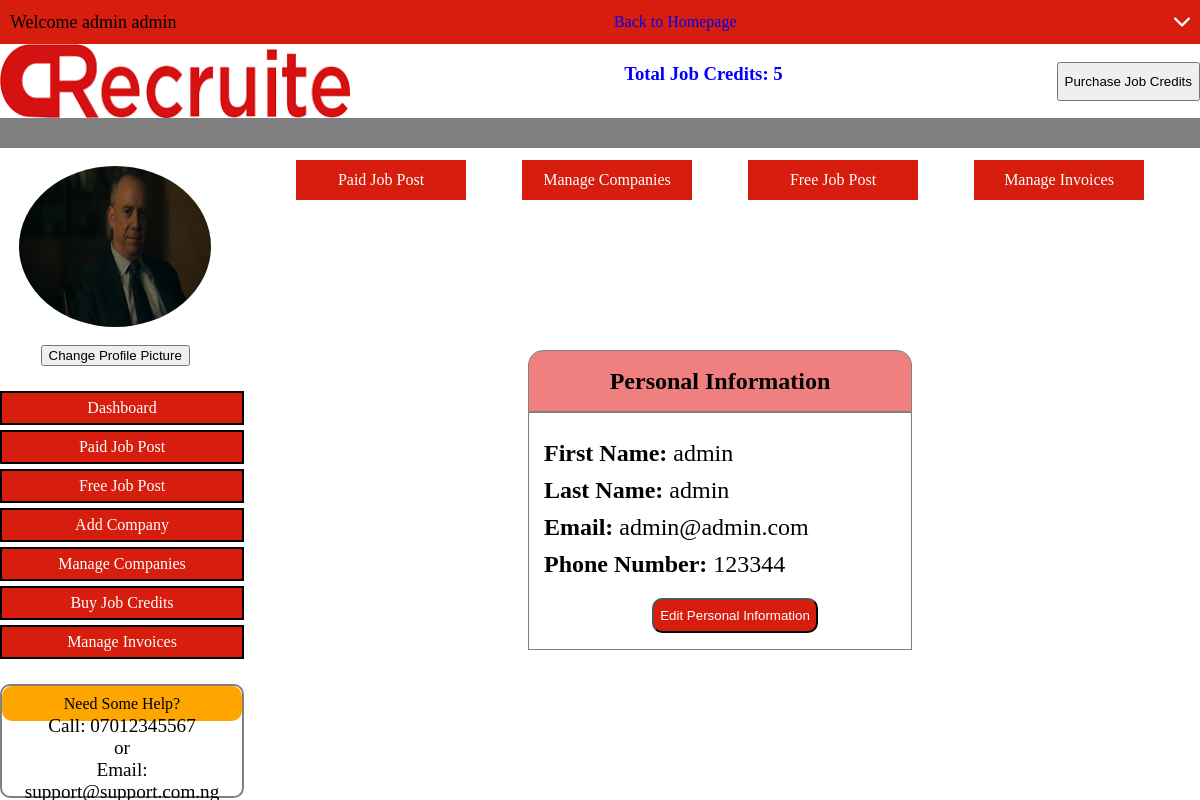
Screenshot of /userinfo (signed in) with the database file from the repository.
### account/models.py (models this page shows, shortened)
class UserProfile(models.Model):
    user =  models.OneToOneField(Account, on_delete=models.CASCADE)
    profile_pic = models.ImageField(blank=True, null=True, upload_to='userprofile')
    credit = models.IntegerField(default=0)
    free_post = models.BooleanField(default=True)

class Account(AbstractBaseUser):
    first_name       = models.CharField(max_length=50)
    last_name        = models.CharField(max_length=50)
    email            = models.EmailField(max_length=100, unique=True)
    phone_number     = models.CharField(max_length=20)
    date_joined      = models.DateTimeField(auto_now_add=True)
    last_login       = models.DateTimeField(auto_now_add=True)
    is_admin         = models.BooleanField(default=False)
    is_staff         = models.BooleanField(default=False)
    is_active        = models.BooleanField(default=True)
    is_superadmin    = models.BooleanField(default=False)
    USERNAME_FIELD = 'email'
    REQUIRED_FIELDS = ['first_name', 'last_name', 'phone_number']
    objects = MyAccountManager()
    def full_name(self):
        return (self.first_name + ' ' + self.last_name)

### crecruite/views.py (the view)
# urls.py: path('userinfo', views.personalInfo, name='userinfo'),
@login_required(login_url='login')
def personalInfo(request):
    profile = UserProfile.objects.get(user=request.user)
    return render(request, 'personalInfo.html', {"profile": profile})

### templates/personalInfo.html (shortened to what this page needs)
{% load static %}
<html lang="en">
<head>
    <link rel="stylesheet" href="{% static 'css/dashboard.css' %}">
    <link rel="stylesheet" href="{% static 'css/personalInfo.css' %}">
</head>
<body>
    <div class="container">
        <nav class="navbar">
            <div class="topbar">
                <p>Welcome {{ profile.user.full_name }}</p>
                <a href="{% url 'home' %}">Back to Homepage</a>
                {% include 'dropDiv.html' %}
              </div>
              <div class="midbar">
                  <img onclick="window.location.href='./'" src="{% static 'img/clong.png' %}" alt="Logo">
                  <h3 style="color: blue;">Total Job Credits: {{ profile.credit }}</h3>
                <div class="butAlign">
                    <button onclick="window.location.href='./buycredit'">Purchase Job Credits</button>
                </div>
            </div>
            <div class="endbar"></div>
        </nav>
        <div class="dashContent">
            <div class="leftContent">
                <br>
                <div class="picDiv">
                    <img src="{% if profile.profile_pic.url %}{{ profile.profile_pic.url }}{% else %}{% static 'img/profile.png' %}{% endif %}" alt="Profile Picture">                    <br>
                    <button style="margin-left: 20%;">Change Profile Picture</button>
                </div>
                <div class="leftOptions">
                    <a href="/dashboard">Dashboard</a>
                    <a href="/paidpost">Paid Job Post</a>
                    <a href="/freepost">Free Job Post</a>
                    <a href="/addCompany">Add Company</a>
                    <a href="/manageCompanies">Manage Companies</a>
                    <a href="/buycredit">Buy Job Credits</a>
                    <a href="/manageInvoice">Manage Invoices</a>
                </div>
                <div class="leftHelp">
                    <div class="topHelp">
                        Need Some Help?
                    </div>
                    {% include 'bottomHelp.html' %}
                </div>
            </div>
            <div class="rightContent">
                <div class="rightOptions">
                    <a href="/paidpost">Paid Job Post</a>
                    <a href="/manageCompanies">Manage Companies</a>
                    <a href="/freepost">Free Job Post</a>
                    <a href="/manageInvoice">Manage Invoices</a>
                </div>
                <div class="rightDiv">
                    <div class="userInfoDiv">
                        <div class="userInfoTop">
                            <h2>Personal Information</h2>
                        </div>
                        <div class="userInfoBot">
                            <div class="fore">
                                <div class="control">
                                    <label>First Name: </label>{{ profile.user.first_name }}
                                </div>
                                <div class="control">
                                    <label>Last Name: </label>{{ profile.user.last_name }}
                                </div>
                                <div class="control">
                                    <label>Email: </label>{{ profile.user.email }}
                                </div>
                                <div class="control">
                                    <label>Phone Number: </label>{{ profile.user.phone_number }}
                                </div>
                                <div class="butControl">
                                    <a href="{% url 'edituser' %}"><button>Edit Personal Information</button> </a>
                                </div>
                            </div>
                        </div>
                    </div>
                </div>
            </div>
        </div>
    </div>
</body>
</html>

### static/css/dashboard.css (style rules this page uses)
body { margin: 0; padding: 0; }
.container { width: 100%; height: 100%; display: flex; flex-direction: column; overflow: auto; }
nav { display: flex; flex-direction: column; width: 100%; height: 20%; }
.topbar { display: flex; justify-content: space-between; align-items: center; width: 100%; height: 30%; background-color: #D71D0D; }
.topbar p:nth-child(1) { margin-left: 10px; font-size: large; }
.topbar a { text-decoration: none; }
.midbar { height: 50%; width: 100%; display: flex; justify-content: space-between; }
.butAlign { height: 100%; display: flex; justify-content: center; align-items: center; }
.butAlign button { padding-top: 10px; padding-bottom: 10px; }
.endbar { background-color: grey; height: 25%; width: 100%; z-index: -3; }
.dashContent { display: flex; width: 100%; }
.leftContent { width: 20%; }
.picDiv { display: flex; flex-direction: column; justify-content: center; align-items: center; width: 80%; height: 200px; }
.picDiv img { width: 100%; height: 90%; margin-left: 20%; border-radius: 50%; }
.leftOptions { display: flex; flex-direction: column; width: 100%; margin-top: 20px; }
.leftOptions a { display: flex; justify-content: center; align-items: center; text-decoration: none; width: 100%; background-color: #D71D0D; color: white; height: 30px; border: 2px solid black; margin-top: 5px; }
.leftHelp { border: 2px solid grey; border-radius: 10px; margin-top: 25px; width: 100%; display: flex; flex-direction: column; justify-content: center; align-items: center; }
.topHelp { width: 100%; background-color: orange; height: 35px; border-radius: 10px; display: flex; justify-content: center; align-items: center; }
.rightContent { width: 80%; height: fit-content; display: flex; flex-direction: column; }
.rightOptions { display: flex; justify-content: space-evenly; align-items: center; width: 100%; margin-top: 12px; }
.rightOptions a { display: flex; justify-content: center; align-items: center; background-color: #D71D0D; width: 170px; height: 40px; color: white; text-decoration: none; }

### static/css/personalInfo.css (style rules this page uses)
.rightDiv { display: flex; justify-content: center; align-items: center; width: 100%; height: 75vh; }
.userInfoDiv { display: flex; flex-direction: column; width: 40%; height: 50%; }
.userInfoTop { display: flex; justify-content: center; align-items: center; background-color: lightcoral; border: 1px solid grey; border-radius: 15px 15px 0 0; height: 20%; }
.userInfoBot { display: flex; flex-direction: column; border: 1px solid grey; height: 80%; }
.fore { width: 100%; height: 100%; display: flex; flex-direction: column; justify-content: center; align-items: center; }
.control { width: 100%; margin-left: 30px; font-size: x-large; margin-top: 10px; }
.control label { font-weight: bold; }
.butControl { width: 100%; margin-left: 30px; font-size: x-large; margin-top: 20px; display: flex; justify-content: center; }
.butControl button { background-color: #D71D0D; height: 35px; border-radius: 10px; color: white; }

### rows the page displays
UserProfile: user.full_name "admin admin", credit "5", profile_pic (picture), user.first_name "admin", user.last_name "admin", user.email "admin@admin.com", user.phone_number "123344"
